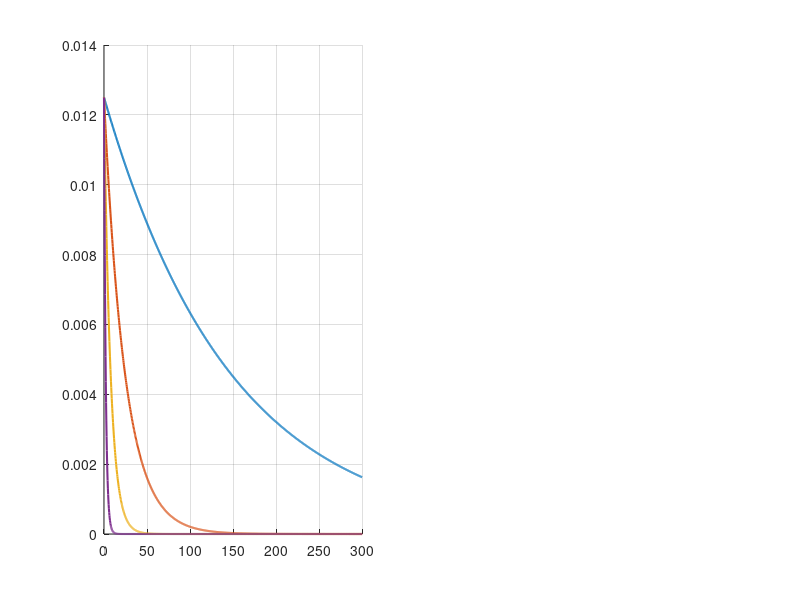

Recreate this plot in MATLAB. (Note: this script raises an error after producing the figure.)
%% Constants and reactor basis
R  = 8.314;           % gas constant, J/(mol K)
V  = 2.0;             % reactor volume, L
n0 = 0.025;           % initial amount of N2O5, mol
C0 = n0 / V;          % initial concentration, mol/L

%% REAL DATA: first-order rate constants of N2O5 decomposition
T_data = [349 368 378 396];               % temperature, K
k_data = [0.0068 0.041 0.13 0.50];      % first-order rate constant, 1/s

t_half_25C_lit = 4.03e4;                  % half-life at 25 C, s
k_25C_lit      = log(2) / t_half_25C_lit;


%% PART 1: Decay curves at the measured temperatures
t = linspace(0, 300, 1000);             % time, s

figure;
subplot(1, 2, 1); hold on; grid on;
for i = 1:numel(T_data)
    plot(t, C0 * exp(-k_data(i) * t), 'LineWidth', 1.5);
end
yline(C0/2, '--k', 'C_0/2');
xlabel('Time (s)'); ylabel('Concentration of N_2O_5 (mol/L)');
title('(a) N_2O_5 decay, linear axes');
legend('349 K', '368 K', '378 K', '396 K', 'Location', 'northeast');

subplot(1, 2, 2); hold on; grid on;
for i = 1:numel(T_data)
    plot(t, C0 * exp(-k_data(i) * t), 'LineWidth', 1.5);
end
set(gca, 'YScale', 'log'); ylim([1e-3 * C0, 1.5 * C0]);
xlabel('Time (s)'); ylabel('Concentration (log scale)');
title('(b) N_2O_5 decay, semi-log axes');
legend('349 K', '368 K', '378 K', '396 K', 'Location', 'southwest');

exportgraphics(gcf, 'concentration_vs_time.png', 'Resolution', 200)

fprintf('PART 1: measured rate constants and half-lives\n');
fprintf('  T (K)     k (1/s)    t_half (s)\n');
fprintf('  %5d    %8.4f    %9.2f\n', [T_data; k_data; log(2) ./ k_data]);


%% PART 2: Solve the ODE numerically and compare with the formula
k = k_data(1);                          % use the 349 K rate constant
opts = odeset('RelTol', 1e-8, 'AbsTol', 1e-12);
[t_num, C_num] = ode45(@(t, C) -k * C, [0 600], C0, opts);
C_exact = C0 * exp(-k * t_num);

figure;
subplot(1, 2, 1); hold on; grid on;
plot(t_num, C_exact, 'b-', 'LineWidth', 2);
plot(t_num, C_num, 'r--', 'LineWidth', 1.5);
xlabel('Time (s)'); ylabel('Concentration of N_2O_5 (mol/L)');
title(sprintf('(a) ode45 vs analytical, T = %d K', T_data(1)));
legend('Analytical', 'Numerical (ode45)');

subplot(1, 2, 2);
semilogy(t_num, abs(C_num - C_exact), 'k', 'LineWidth', 1.5); grid on;
xlabel('Time (s)'); ylabel('Absolute Error (mol/L)');
title('(b) Absolute error of the numerical solution');

exportgraphics(gcf, 'concentration_vs_time.png', 'Resolution', 200)

fprintf('\nPART 2: max error of ode45 = %.2e mol/L\n', max(abs(C_num - C_exact)));


%% PART 3: Arrhenius analysis of the real data
p     = polyfit(1 ./ T_data, log(k_data), 1);   
Ea    = -p(1) * R;                              % activation energy, J/mol
A_pre = exp(p(2));                              % pre-exponential factor, 1/s
k_fun = @(T) A_pre * exp(-Ea ./ (R * T));       % fitted k(T)

ln_k_fit = polyval(p, 1 ./ T_data);
R2 = 1 - sum((log(k_data) - ln_k_fit).^2) / sum((log(k_data) - mean(log(k_data))).^2);

T_line = linspace(290, 400, 200);

figure;
subplot(1, 2, 1); hold on; grid on;
plot(1000 ./ T_data, log(k_data), 'ko', 'MarkerFaceColor', 'k');
plot(1000 ./ T_line, log(k_fun(T_line)), 'r-', 'LineWidth', 1.5);
plot(1000 / 298.15, log(k_25C_lit), 's', 'MarkerSize', 8, ...
     'MarkerFaceColor', 'g', 'MarkerEdgeColor', 'k');
xlabel('1000 / T  (K^{-1})'); ylabel('ln k');
title(sprintf('(a) Arrhenius plot, E_a = %.1f kJ/mol, R^2 = %.4f', Ea / 1e3, R2));
legend('Measured data', 'Arrhenius fit', 'Literature at 25 C', 'Location', 'northeast');

subplot(1, 2, 2);
semilogy(T_line, log(2) ./ k_fun(T_line) / 3600, 'r-', 'LineWidth', 1.5); hold on; grid on;
semilogy(T_data, log(2) ./ k_data / 3600, 'ko', 'MarkerFaceColor', 'k');
xlabel('Temperature (K)'); ylabel('Half-life (hours, log scale)');
title('(b) Half-life from the Arrhenius fit');
legend('Fitted model', 'Measured data', 'Location', 'northeast');

exportgraphics(gcf, 'concentration_vs_time.png', 'Resolution', 200)

k_val_25 = k_fun(298.15);
if k_val_25 < k_25C_lit
    comp_text = 'below';
else
    comp_text = 'above';
end

fprintf('\nPART 3: Arrhenius fit of the real data\n');
fprintf('  Ea = %.1f kJ/mol,  A = %.2e 1/s,  R^2 = %.4f\n', Ea / 1e3, A_pre, R2);
fprintf('  Check at 25 C (298.15 K):\n');
fprintf('    model:      k = %.2e 1/s, t_half = %.2f h\n', k_val_25, log(2) / k_val_25 / 3600);
fprintf('    literature: k = %.2e 1/s, t_half = %.2f h\n', k_25C_lit, t_half_25C_lit / 3600);
fprintf('    model is %.0f%% %s the literature rate constant\n', ...
        100 * abs(k_val_25 / k_25C_lit - 1), comp_text);


%% PART 4: Thermodynamics of N2O5(g) -> 2 NO2(g) + 1/2 O2(g)
dHf_N2O5 = 11.3;     S_N2O5 = 355.7;     % kJ/mol, J/(mol K)
dHf_NO2  = 33.18;    S_NO2  = 240.06;    
dHf_O2   = 0;        S_O2   = 205.14;    

dH = (2 * dHf_NO2 + 0.5 * dHf_O2 - dHf_N2O5) * 1e3;            % J/mol
dS =  2 * S_NO2 + 0.5 * S_O2 - S_N2O5;                        % J/(mol K)

T_th = linspace(290, 400, 120);
dG   = dH - T_th * dS;                      
K    = exp(-dG ./ (R * T_th));              

% Use a standard for-loop instead of arrayfun for equilibrium conversion
X_1  = zeros(size(K));
X_01 = zeros(size(K));
for i = 1:numel(K)
    X_1(i)  = alpha_eq(K(i), 1.0);
    X_01(i) = alpha_eq(K(i), 0.1);
end

t4 = linspace(0, 300, 600);

figure;
subplot(1, 3, 1); hold on; grid on;
plot(T_th, dG / 1e3, 'b-', 'LineWidth', 1.5);
yline(0, '--k');
xlabel('Temperature (K)'); ylabel('\DeltaG^\circ (kJ/mol)');
title('(a) Gibbs energy');

subplot(1, 3, 2); hold on; grid on;
semilogy(T_th, 1 - X_1,  'r-', 'LineWidth', 1.5);
semilogy(T_th, 1 - X_01, 'b--', 'LineWidth', 1.5);
xlabel('Temperature (K)'); ylabel('N_2O_5 left at equilibrium');
title('(b) Equilibrium conversion');
legend('P = 1 bar', 'P = 0.1 bar', 'Location', 'northeast');

subplot(1, 3, 3); hold on; grid on;
for i = 1:numel(T_data)
    plot(t4, n0 * dH * (1 - exp(-k_data(i) * t4)), 'LineWidth', 1.5);
end
xlabel('Time (s)'); ylabel('Heat absorbed (J)');
title('(c) Heat absorbed');
legend('349 K', '368 K', '378 K', '396 K', 'Location', 'southeast');

exportgraphics(gcf, 'concentration_vs_time.png', 'Resolution', 200)

fprintf('\nPART 4: thermodynamics (per mol N2O5)\n');
fprintf('  dH = %.2f kJ/mol,  dS = %.2f J/(mol K)\n', dH / 1e3, dS);
fprintf('  T (K)    dG (kJ/mol)        K     X_eq(1 bar)  X_eq(0.1 bar)\n');
for T_val = [298.15 323.15 348.15 373.15 398.15]
    dGi = dH - T_val * dS;  
    Ki = exp(-dGi / (R * T_val));
    fprintf('  %6.2f   %9.2f   %10.1f   %9.4f   %10.4f\n', T_val, dGi / 1e3, Ki, ...
            alpha_eq(Ki, 1.0), alpha_eq(Ki, 0.1));
end


%% Local function for equilibrium extent
function a = alpha_eq(K_val, P)
    f = @(a) (2*a).^2 .* (a/2).^0.5 ./ ((1 - a) .* (1 + 1.5*a).^0.5) * sqrt(P) - K_val;
    a = fzero(f, [1e-12, 1 - 1e-12]);
end
